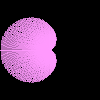
Frame 1 (no input)
Frame 60 (the mouse pressed at the canvas centre just before this capture): identical to frame 1, image omitted
Frame 120 (the mouse held since frame 60 and released just before this capture): identical to frame 1, image omitted

The Processing sketch that drew this single still picture (run headless with seeded random() and noise(); from frame 60 on, the mouse is pressed at the canvas centre):

// Processing sketch: HeartTest
// ── HeartTest.pde
void setup() {
  size(100, 100);
  frameRate(10);
  //colorMode(HSB, 100);
  //  blendMode(ADD);
}

float step = PI/180;
color c = #ff9afe;

void draw() {
  background(0);
  
  stroke(c);

  for (float t = -PI; t <= PI; t += step) {
    float x1 = cos(t);
    float y1 = sin(t);
    //float r = sin(t)*sqrt(abs(cos(t))) / (sin(t) + 7/5) - 2*sin(t) + 2;
    float r = 1 - cos(t);
    r *= 25;
    for (float ri = 0; ri <= r; ri += 1.0) {
      float x = x1 * ri + 50;
      float y = y1 * ri + 50;
      point(x, y);
    }
  }

}
